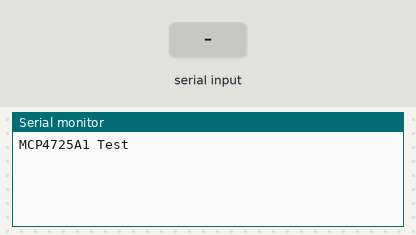
A sketch run on a simulated Arduino Uno, built with avr-gcc and run on an emulated ATmega328P. Shown: the last lines printed to the serial monitor. The inputs (shaded band) are chosen by the test bench.

Above: at 1.2 s.
1.3 s: "90,45\n" received over Serial
At 3.0 s:
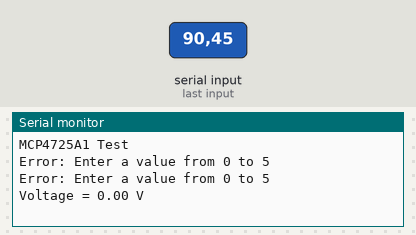
3.8 s: "5\n" received over Serial
At 7.5 s:
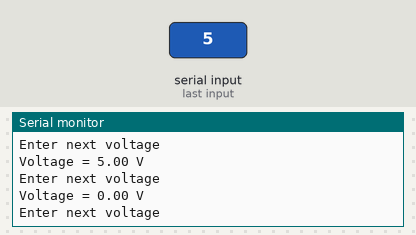

The sketch:

DAC_setvoltage.ino
```cpp
#include <Adafruit_MCP4725.h>

Adafruit_MCP4725 dac;
// Set this value to 9, 8, 7, 6 or 5 to adjust the resolution
#define DAC_RESOLUTION (9)

void setup(void) {
  Serial.begin(9600);
  Serial.println("MCP4725A1 Test");

  // MCP4725A1 address is 0x62 (default)
  // MCP4725A1 address is 0x63 (ADDR pin tied to VCC)
  // MCP4725A1 address is 0x60 (ADDR pin tied to GND)

  dac.begin(0x60);
}

void loop(void) {

  //To check for the value entered in the serial monitor
  if(Serial.available())
  {
    //Input
      float Voltage = Serial.parseFloat();
      if(Voltage<=5.0 && Voltage>=0.0)
    {
      Serial.print("Voltage = "); Serial.print(Voltage); Serial.println(" V");

    //Setting voltage according to the characteristic equation
      dac.setVoltage((Voltage)/0.00122, false);
      delay(1000);
      Serial.println("Enter next voltage");
    }
    else
    {
    //Error
      Serial.println("Error: Enter a value from 0 to 5");
    }


  }
}

/*
TO DO:
1. Check if the normal dac program is working - with multimeter - working (21/5/24 14:35)
2. Check if the given dac is working - get the address right - working (21/5/24 14:35)
3. Use the serial input program here and check for input vaules - working (21/5/24 15:54)
*/
```

SerialInput.ino
```cpp
/*Code to get the correct input from the Serial monitor*/
// void loop(void){
//   if(Serial.available())
//   {
//     float Voltage = Serial.parseFloat();
//     if(Voltage<=5.0 && Voltage>=0.0)
//     {
//       Serial.print("The voltage entered = "); Serial.println(Voltage);
//     }
//     else
//     {
//       Serial.println("Error: Enter a value from 0 to 5");
//     }
//   }
// }

//why is voltage going to 0.0 after every loop? - its because if the timeout is more than a second the serial monitor will assume the value 0
//Solution - Use newline or atoi

/*
1. Get the input
2. Check if it is - else error message
        - Within 0 to 5V
        - Is a number
        - not negative - covered by the first condition
        - no special characters
3. Send it to dac for further process

 20/5/24 - 10:16  - Got the required output, tested with both integers and alphabets.
*/
```

Measured:
- after the input at 1.3 s, the serial monitor: prints a new line at once (image 1)
- after the input at 3.8 s, the serial monitor: prints a new line at once (image 2)
